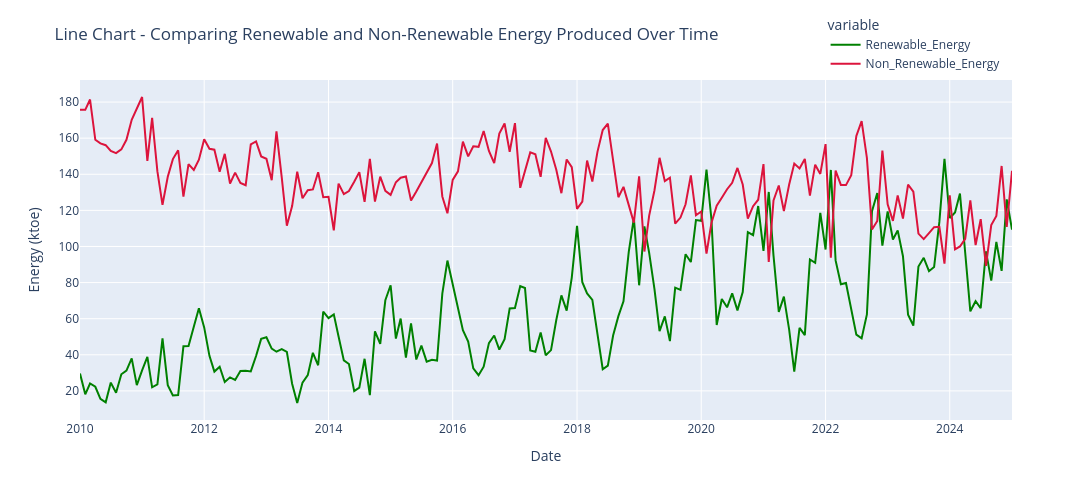

The code cell stored with this chart in its notebook:
### Code cell
color_map['Non_Renewable_Energy']='crimson'

for i in ['Renewable_Energy', 'Non_Renewable_Energy'],:
    fig = px.line(ie_power_production_df, 
                  x=ie_power_production_df.index, 
                  y=i,
                  color_discrete_map=color_map,
                  labels={'value':'Energy (ktoe)',
                         'date':'Year'})
    
    fig.update_layout(
    title_text='Line Chart - Comparing Renewable and Non-Renewable Energy Produced Over Time',
    legend=dict(
        x=0.8,
        y=1.2,
        xanchor='left', 
        yanchor='top'
    ),
    height=500,
    width=1100)

fig.show()

### Figure 1 — Plotly figure (JSON) as saved in the notebook; plotly's stock layout.template omitted (floating-point values rounded to 4 significant figures; data arrays with more than 128 entries replaced by an {"elided": "..."} marker saying what was removed)
{"data": [{"hovertemplate": "variable=Renewable_Energy<br>Date=%{x}<br>Energy (ktoe)=%{y}<extra></extra>", "legendgroup": "Renewable_Energy", "line": {"color": "green", "dash": "solid"}, "marker": {"symbol": "circle"}, "mode": "lines", "name": "Renewable_Energy", "orientation": "v", "showlegend": true, "type": "scatter", "x": {"elided": "181 str values"}, "xaxis": "x", "y": {"elided": "181 float values"}, "yaxis": "y"}, {"hovertemplate": "variable=Non_Renewable_Energy<br>Date=%{x}<br>Energy (ktoe)=%{y}<extra></extra>", "legendgroup": "Non_Renewable_Energy", "line": {"color": "crimson", "dash": "solid"}, "marker": {"symbol": "circle"}, "mode": "lines", "name": "Non_Renewable_Energy", "orientation": "v", "showlegend": true, "type": "scatter", "x": {"elided": "181 str values"}, "xaxis": "x", "y": {"elided": "181 float values"}, "yaxis": "y"}], "layout": {"height": 500, "legend": {"title": {"text": "variable"}, "tracegroupgap": 0, "x": 0.8, "xanchor": "left", "y": 1.2, "yanchor": "top"}, "margin": {"t": 60}, "title": {"text": "Line Chart - Comparing Renewable and Non-Renewable Energy Produced Over Time"}, "width": 1100, "xaxis": {"anchor": "y", "domain": [0, 1], "title": {"text": "Date"}}, "yaxis": {"anchor": "x", "domain": [0, 1], "title": {"text": "Energy (ktoe)"}}}}
